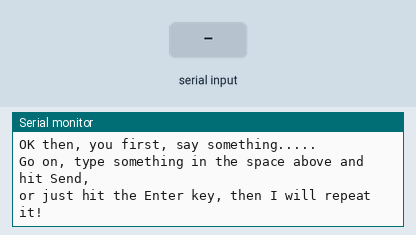
The sketch below on a simulated Arduino Uno, built with avr-gcc and run on an emulated ATmega328P. Parts: the last lines printed to the serial monitor. Inputs (shaded band) come from the test bench.

Above: at 1.2 s.
1.3 s: "1\n" received over Serial
At 2.1 s:
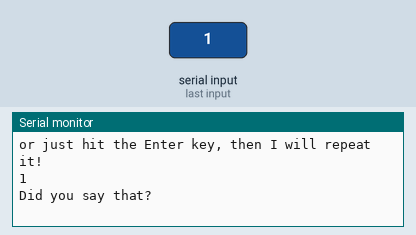
2.8 s: "0\n" received over Serial
At 3.2 s:
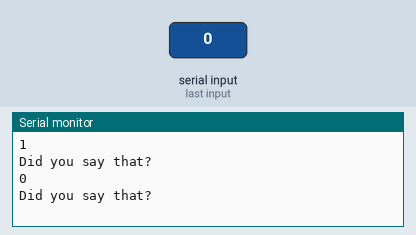

The sketch:

BT_2_Way.ino
```cpp
/* This is a simple test for two way traffic via bluetooth
   but you can try it first using the USB cable to the serial
   monitor without the bluetooth module connected.

   Note that some bluetooth modules come set to a different baud rate.
   This means you need to alter the command
                Serial.begin(9600) accordingly
   Same goes for the setting in the bottom right corner on the
   serial monitor

   NOTE ESPECIALLY
   You can watch proceedings on the PC serial monitor while you do
   the deeds on your Android device, but only watch. You cannot
   send from the serial monitor.

   HIT THE RESET BUTTON ON ARDUINO AFTER YOU HAVE MADE THE
   CONNECTION WITH THE BLUETOOTH APP. And let the show begin....
   */

byte byteRead;

void setup()
{
    Serial.begin(9600);
    Serial.println("OK then, you first, say something.....");
    Serial.println("Go on, type something in the space above and hit Send,");
    Serial.println("or just hit the Enter key, then I will repeat it!");
    Serial.println("");
}

void loop() {
   //  check if data has been sent from the computer:
  if (Serial.available()) {
    /* read the most recent byte */
    byteRead = Serial.read();
    /*ECHO the value that was read, back to the serial port. */
    Serial.write(byteRead);

      if(byteRead==10)  // chk for CR
      {
      Serial.println("Did you say that?");
      Serial.println();
      }
  }
}
```

Measured:
- after the input at 1.3 s, the serial monitor: prints a new line at once (image 1)
- after the input at 2.8 s, the serial monitor: prints a new line at once (image 2)
